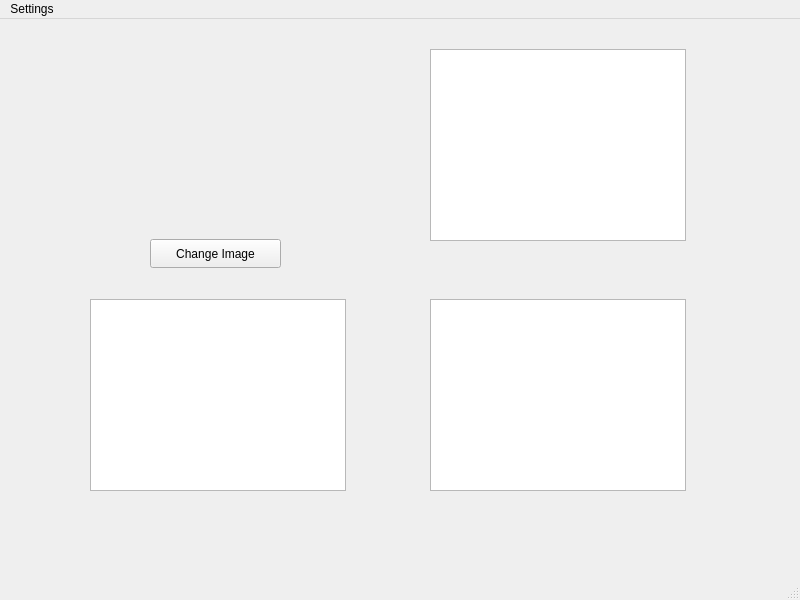
<?xml version="1.0" encoding="UTF-8"?>
<ui version="4.0">
 <class>IBSSS_Stream_View_Window_Layout</class>
 <widget class="QMainWindow" name="IBSSS_Stream_View_Window_Layout">
  <property name="geometry">
   <rect>
    <x>0</x>
    <y>0</y>
    <width>800</width>
    <height>600</height>
   </rect>
  </property>
  <property name="windowTitle">
   <string>MainWindow</string>
  </property>
  <widget class="QWidget" name="centralwidget">
   <widget class="QStackedWidget" name="stackedWidget">
    <property name="geometry">
     <rect>
      <x>40</x>
      <y>0</y>
      <width>751</width>
      <height>511</height>
     </rect>
    </property>
    <property name="currentIndex">
     <number>0</number>
    </property>
    <widget class="QWidget" name="page">
     <widget class="QGraphicsView" name="graphicsView_3">
      <property name="geometry">
       <rect>
        <x>50</x>
        <y>280</y>
        <width>256</width>
        <height>192</height>
       </rect>
      </property>
     </widget>
     <widget class="QGraphicsView" name="graphicsView_2">
      <property name="geometry">
       <rect>
        <x>390</x>
        <y>30</y>
        <width>256</width>
        <height>192</height>
       </rect>
      </property>
     </widget>
     <widget class="QGraphicsView" name="graphicsView_4">
      <property name="geometry">
       <rect>
        <x>390</x>
        <y>280</y>
        <width>256</width>
        <height>192</height>
       </rect>
      </property>
     </widget>
     <widget class="QPushButton" name="changeImageButton">
      <property name="geometry">
       <rect>
        <x>110</x>
        <y>220</y>
        <width>131</width>
        <height>29</height>
       </rect>
      </property>
      <property name="text">
       <string>Change Image</string>
      </property>
     </widget>
     <widget class="Stream_Display" name="Display_1" native="true">
      <property name="geometry">
       <rect>
        <x>50</x>
        <y>40</y>
        <width>251</width>
        <height>171</height>
       </rect>
      </property>
     </widget>
    </widget>
    <widget class="QWidget" name="page_5">
     <widget class="QLabel" name="label_3">
      <property name="geometry">
       <rect>
        <x>320</x>
        <y>90</y>
        <width>121</width>
        <height>19</height>
       </rect>
      </property>
      <property name="text">
       <string>Add Stream</string>
      </property>
     </widget>
     <widget class="QPushButton" name="back">
      <property name="geometry">
       <rect>
        <x>20</x>
        <y>470</y>
        <width>71</width>
        <height>29</height>
       </rect>
      </property>
      <property name="text">
       <string>Back</string>
      </property>
     </widget>
    </widget>
    <widget class="QWidget" name="page_2">
     <widget class="QPushButton" name="back1">
      <property name="geometry">
       <rect>
        <x>0</x>
        <y>480</y>
        <width>71</width>
        <height>29</height>
       </rect>
      </property>
      <property name="text">
       <string>Back</string>
      </property>
     </widget>
     <widget class="QTableWidget" name="tableWidget">
      <property name="geometry">
       <rect>
        <x>20</x>
        <y>10</y>
        <width>591</width>
        <height>431</height>
       </rect>
      </property>
      <row>
       <property name="text">
        <string>jasjsadjl;adsf</string>
       </property>
      </row>
      <column>
       <property name="text">
        <string>ajl;asdf;jladsf</string>
       </property>
      </column>
     </widget>
    </widget>
    <widget class="QWidget" name="page_4">
     <widget class="QLabel" name="label_2">
      <property name="geometry">
       <rect>
        <x>230</x>
        <y>70</y>
        <width>251</width>
        <height>51</height>
       </rect>
      </property>
      <property name="text">
       <string>Manage Users</string>
      </property>
     </widget>
     <widget class="QPushButton" name="back2">
      <property name="geometry">
       <rect>
        <x>10</x>
        <y>470</y>
        <width>71</width>
        <height>29</height>
       </rect>
      </property>
      <property name="text">
       <string>Back</string>
      </property>
     </widget>
    </widget>
    <widget class="QWidget" name="page_3">
     <widget class="QPushButton" name="back3">
      <property name="geometry">
       <rect>
        <x>10</x>
        <y>470</y>
        <width>61</width>
        <height>29</height>
       </rect>
      </property>
      <property name="text">
       <string>Back</string>
      </property>
     </widget>
     <widget class="QWidget" name="verticalLayoutWidget">
      <property name="geometry">
       <rect>
        <x>89</x>
        <y>79</y>
        <width>491</width>
        <height>271</height>
       </rect>
      </property>
      <layout class="QVBoxLayout" name="verticalLayout">
       <item>
        <layout class="QHBoxLayout" name="horizontalLayout_2">
         <item>
          <widget class="QLabel" name="oldPW_label">
           <property name="text">
            <string>Old password:</string>
           </property>
          </widget>
         </item>
         <item>
          <widget class="QLineEdit" name="old_pw"/>
         </item>
        </layout>
       </item>
       <item>
        <layout class="QHBoxLayout" name="horizontalLayout">
         <item>
          <widget class="QLabel" name="newPW_label">
           <property name="text">
            <string>New password:</string>
           </property>
          </widget>
         </item>
         <item>
          <widget class="QLineEdit" name="new_pw"/>
         </item>
        </layout>
       </item>
       <item>
        <layout class="QHBoxLayout" name="horizontalLayout_3">
         <item>
          <widget class="QLabel" name="confirmPW_label">
           <property name="text">
            <string>Confirm password:</string>
           </property>
          </widget>
         </item>
         <item>
          <widget class="QLineEdit" name="confirm_pw"/>
         </item>
        </layout>
       </item>
       <item>
        <layout class="QHBoxLayout" name="horizontalLayout_4">
         <item>
          <spacer name="horizontalSpacer">
           <property name="orientation">
            <enum>Qt::Horizontal</enum>
           </property>
           <property name="sizeHint" stdset="0">
            <size>
             <width>40</width>
             <height>20</height>
            </size>
           </property>
          </spacer>
         </item>
         <item>
          <widget class="QPushButton" name="changePasswordButton">
           <property name="text">
            <string>Change</string>
           </property>
          </widget>
         </item>
         <item>
          <spacer name="horizontalSpacer_2">
           <property name="orientation">
            <enum>Qt::Horizontal</enum>
           </property>
           <property name="sizeHint" stdset="0">
            <size>
             <width>40</width>
             <height>20</height>
            </size>
           </property>
          </spacer>
         </item>
        </layout>
       </item>
      </layout>
     </widget>
     <widget class="QLabel" name="label">
      <property name="geometry">
       <rect>
        <x>270</x>
        <y>0</y>
        <width>151</width>
        <height>41</height>
       </rect>
      </property>
      <property name="text">
       <string>Change Password</string>
      </property>
     </widget>
    </widget>
   </widget>
  </widget>
  <widget class="QMenuBar" name="menubar">
   <property name="geometry">
    <rect>
     <x>0</x>
     <y>0</y>
     <width>800</width>
     <height>25</height>
    </rect>
   </property>
   <widget class="QMenu" name="settingsMenu">
    <property name="title">
     <string>Settings</string>
    </property>
    <addaction name="actionAdd_Stream"/>
    <addaction name="actionManage_Streams"/>
    <addaction name="actionManage_Users"/>
    <addaction name="actionChange_Password"/>
    <addaction name="separator"/>
    <addaction name="actionLog_out"/>
   </widget>
   <addaction name="settingsMenu"/>
  </widget>
  <widget class="QStatusBar" name="statusbar"/>
  <action name="actionManage_Streams">
   <property name="text">
    <string>Manage Streams</string>
   </property>
  </action>
  <action name="actionLog_out">
   <property name="text">
    <string>Log out</string>
   </property>
  </action>
  <action name="actionAdd_Stream">
   <property name="text">
    <string>Add Stream</string>
   </property>
  </action>
  <action name="actionManage_Users">
   <property name="text">
    <string>Manage Users</string>
   </property>
  </action>
  <action name="actionChange_Password">
   <property name="text">
    <string>Change Password</string>
   </property>
  </action>
  <action name="actionQuit">
   <property name="text">
    <string>Quit</string>
   </property>
  </action>
 </widget>
 <customwidgets>
  <customwidget>
   <class>Stream_Display</class>
   <extends>QWidget</extends>
   <header>ibsss_stream_display.h</header>
   <container>1</container>
  </customwidget>
 </customwidgets>
 <resources/>
 <connections/>
</ui>
